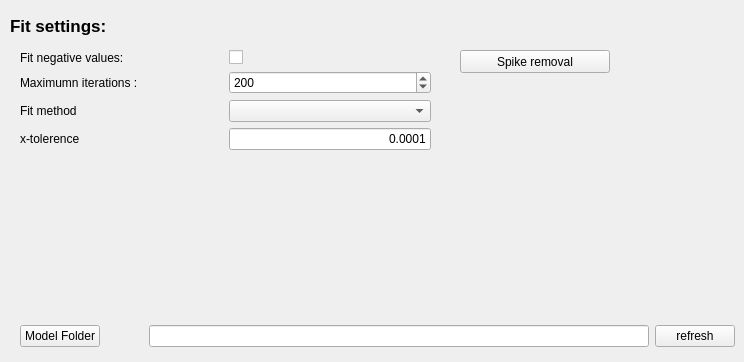
              <widget class="QWidget" name="fit_settings">
               <property name="enabled">
                <bool>true</bool>
               </property>
               <attribute name="title">
                <string>More settings</string>
               </attribute>
               <widget class="QWidget" name="layoutWidget">
                <property name="geometry">
                 <rect>
                  <x>20</x>
                  <y>50</y>
                  <width>411</width>
                  <height>168</height>
                 </rect>
                </property>
                <layout class="QVBoxLayout" name="verticalLayout_29">
                 <item>
                  <layout class="QHBoxLayout" name="horizontalLayout_55">
                   <item>
                    <widget class="QLabel" name="label_23">
                     <property name="text">
                      <string>Fit negative values:</string>
                     </property>
                    </widget>
                   </item>
                   <item>
                    <widget class="QCheckBox" name="cb_fit_negative">
                     <property name="text">
                      <string/>
                     </property>
                    </widget>
                   </item>
                  </layout>
                 </item>
                 <item>
                  <layout class="QHBoxLayout" name="horizontalLayout_59">
                   <item>
                    <widget class="QLabel" name="label_25">
                     <property name="text">
                      <string>Maximumn iterations :</string>
                     </property>
                    </widget>
                   </item>
                   <item>
                    <widget class="QSpinBox" name="max_iteration">
                     <property name="prefix">
                      <string/>
                     </property>
                     <property name="maximum">
                      <number>10000</number>
                     </property>
                     <property name="value">
                      <number>200</number>
                     </property>
                    </widget>
                   </item>
                  </layout>
                 </item>
                 <item>
                  <layout class="QHBoxLayout" name="horizontalLayout_63">
                   <item>
                    <widget class="QLabel" name="label_27">
                     <property name="text">
                      <string>Fit method</string>
                     </property>
                    </widget>
                   </item>
                   <item>
                    <widget class="QComboBox" name="cbb_fit_methods"/>
                   </item>
                  </layout>
                 </item>
                 <item>
                  <layout class="QHBoxLayout" name="horizontalLayout_68" stretch="50,50">
                   <item>
                    <widget class="QLabel" name="label_55">
                     <property name="text">
                      <string>x-tolerence</string>
                     </property>
                    </widget>
                   </item>
                   <item>
                    <widget class="QLineEdit" name="xtol">
                     <property name="maximumSize">
                      <size>
                       <width>167777</width>
                       <height>16777215</height>
                      </size>
                     </property>
                     <property name="text">
                      <string>0.0001</string>
                     </property>
                     <property name="alignment">
                      <set>Qt::AlignRight|Qt::AlignTrailing|Qt::AlignVCenter</set>
                     </property>
                    </widget>
                   </item>
                  </layout>
                 </item>
                 <item>
                  <spacer name="verticalSpacer_2">
                   <property name="orientation">
                    <enum>Qt::Vertical</enum>
                   </property>
                   <property name="sizeHint" stdset="0">
                    <size>
                     <width>20</width>
                     <height>40</height>
                    </size>
                   </property>
                  </spacer>
                 </item>
                </layout>
               </widget>
               <widget class="QLabel" name="label_53">
                <property name="geometry">
                 <rect>
                  <x>10</x>
                  <y>10</y>
                  <width>121</width>
                  <height>31</height>
                 </rect>
                </property>
                <property name="font">
                 <font>
                  <pointsize>13</pointsize>
                  <bold>true</bold>
                 </font>
                </property>
                <property name="text">
                 <string>Fit settings:</string>
                </property>
               </widget>
               <widget class="QWidget" name="layoutWidget">
                <property name="geometry">
                 <rect>
                  <x>20</x>
                  <y>320</y>
                  <width>715</width>
                  <height>33</height>
                 </rect>
                </property>
                <layout class="QHBoxLayout" name="horizontalLayout_45">
                 <item>
                  <widget class="QPushButton" name="btn_default_folder_model">
                   <property name="text">
                    <string>Model Folder</string>
                   </property>
                  </widget>
                 </item>
                 <item>
                  <spacer name="horizontalSpacer_40">
                   <property name="orientation">
                    <enum>Qt::Horizontal</enum>
                   </property>
                   <property name="sizeHint" stdset="0">
                    <size>
                     <width>40</width>
                     <height>20</height>
                    </size>
                   </property>
                  </spacer>
                 </item>
                 <item>
                  <widget class="QLineEdit" name="l_defaut_folder_model">
                   <property name="minimumSize">
                    <size>
                     <width>500</width>
                     <height>0</height>
                    </size>
                   </property>
                   <property name="maximumSize">
                    <size>
                     <width>500</width>
                     <height>16777215</height>
                    </size>
                   </property>
                  </widget>
                 </item>
                 <item>
                  <widget class="QPushButton" name="btn_refresh_model_folder">
                   <property name="text">
                    <string>refresh</string>
                   </property>
                  </widget>
                 </item>
                </layout>
               </widget>
               <widget class="QPushButton" name="btn_cosmis_ray">
                <property name="geometry">
                 <rect>
                  <x>460</x>
                  <y>50</y>
                  <width>150</width>
                  <height>23</height>
                 </rect>
                </property>
                <property name="minimumSize">
                 <size>
                  <width>80</width>
                  <height>0</height>
                 </size>
                </property>
                <property name="maximumSize">
                 <size>
                  <width>150</width>
                  <height>16777215</height>
                 </size>
                </property>
                <property name="toolTip">
                 <string>Detect cosmis ray based on the loaded spectra</string>
                </property>
                <property name="text">
                 <string>Spike removal</string>
                </property>
               </widget>
              </widget>
